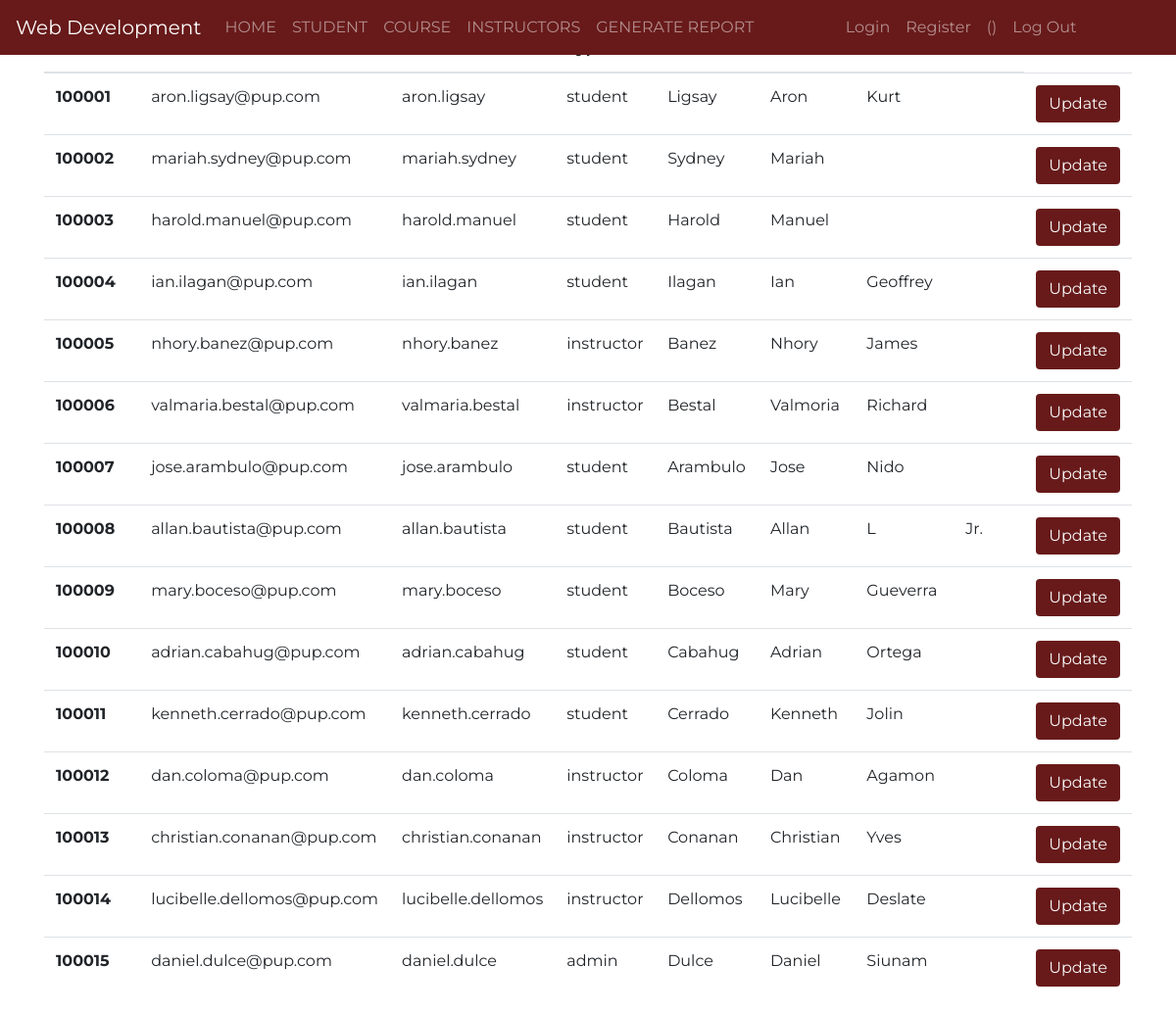
Screenshot of /user/Admin-Module.php with the database file from the repository.
### tables this page shows
CREATE TABLE `account_details` (
  `account_id` int(11) NOT NULL,
  `username` varchar(50) NOT NULL,
  `password` varchar(50) NOT NULL,
  `user_type` varchar(10) NOT NULL,
  `lastname` varchar(50) NOT NULL,
  `firstname` varchar(50) NOT NULL,
  `middlename` varchar(50) NOT NULL,
  `suffix` varchar(10) NOT NULL
);

### user/Admin-Module.php (the view, shortened to what this page needs)
<?php
require dirname(__DIR__).('../templates/connection.php');
?>
<!DOCTYPE html>
<html lang="en">
<head>
    <link rel="stylesheet" href="https://cdn.jsdelivr.net/npm/bootstrap@4.3.1/dist/css/bootstrap.min.css">
    <link rel="stylesheet" href="../assets/css/Button_Style.css">
</head>
<body>
<header>
        <?php
            require dirname(__DIR__).('../templates/navigation.php');
        ?>
</header>
    <div class="container">
        <table class="table">
            <thead>
                <tr>
                    <th scope="col">Account ID</th>
                    <th scope="col">Username</th>
                    <th scope="col">Password</th>
                    <th scope="col">User Type</th>
                    <th scope="col">Last Name</th>
                    <th scope="col">First Name</th>
                    <th scope="col">Middle Name</th>
                    <th scope="col">Suffix</th>
                </tr>
            </thead>
            <tbody>
                <?php
                $sql = "Select * from `account_details`";
                $result = mysqli_query($conn, $sql);
                if ($result) {
                    while ($row = mysqli_fetch_assoc($result)) {
                        $account_id = $row['account_id'];
                        $username = $row['username'];
                        $password = $row['password'];
                        $user_type = $row['user_type'];
                        $lastname = $row['lastname'];
                        $firstname = $row['firstname'];
                        $middlename = $row['middlename'];
                        $suffix = $row['suffix'];
                        echo ' <tr>
                    <th scope="row">' . $account_id . '</th>
                    <td>' . $username . '</td>
                    <td>' . $password . '</td>
                    <td>' . $user_type . '</td>
                    <td>' . $lastname . '</td>
                    <td>' . $firstname . '</td>
                    <td>' . $middlename . '</td>
                    <td>' . $suffix . '</td>
                    <td>
                    <button type="submit" class="btn btn"><a href="Admin-Update.php?
                    updateid='.$account_id.'" class="text-light" style="text-decoration:none">Update</a></button>
                    </td>
                    </tr>';
                    }
                }
                ?>
            </tbody>
        </table>
    </div>
</body>
</html>

### assets/css/Button_Style.css (style rules this page uses)
.btn, .btn:hover, .btn:active, .btn:visited { color: white; background-color: #681a1a !important; text-decoration: none !important; }

### user/Admin-Module.php (style rules this page uses)
body { font-family: 'Montserrat', sans-serif; }

### rows the page displays
account_details: account_id "100001", username "aron.ligsay@pup.com", password "aron.ligsay", user_type "student", lastname "Ligsay", firstname "Aron", middlename "Kurt"
account_details: account_id "100002", username "mariah.sydney@pup.com", password "mariah.sydney", user_type "student", lastname "Sydney", firstname "Mariah"
account_details: account_id "100003", username "harold.manuel@pup.com", password "harold.manuel", user_type "student", lastname "Harold", firstname "Manuel"
account_details: account_id "100004", username "ian.ilagan@pup.com", password "ian.ilagan", user_type "student", lastname "Ilagan", firstname "Ian", middlename "Geoffrey"
account_details: account_id "100005", username "nhory.banez@pup.com", password "nhory.banez", user_type "instructor", lastname "Banez", firstname "Nhory", middlename "James"
account_details: account_id "100006", username "valmaria.bestal@pup.com", password "valmaria.bestal", user_type "instructor", lastname "Bestal", firstname "Valmoria", middlename "Richard"
account_details: account_id "100007", username "jose.arambulo@pup.com", password "jose.arambulo", user_type "student", lastname "Arambulo", firstname "Jose", middlename "Nido"
account_details: account_id "100008", username "allan.bautista@pup.com", password "allan.bautista", user_type "student", lastname "Bautista", firstname "Allan", middlename "L", suffix "Jr."
account_details: account_id "100009", username "mary.boceso@pup.com", password "mary.boceso", user_type "student", lastname "Boceso", firstname "Mary", middlename "Gueverra"
account_details: account_id "100010", username "adrian.cabahug@pup.com", password "adrian.cabahug", user_type "student", lastname "Cabahug", firstname "Adrian", middlename "Ortega"
account_details: account_id "100011", username "kenneth.cerrado@pup.com", password "kenneth.cerrado", user_type "student", lastname "Cerrado", firstname "Kenneth", middlename "Jolin"
account_details: account_id "100012", username "dan.coloma@pup.com", password "dan.coloma", user_type "instructor", lastname "Coloma", firstname "Dan", middlename "Agamon"
account_details: account_id "100013", username "christian.conanan@pup.com", password "christian.conanan", user_type "instructor", lastname "Conanan", firstname "Christian", middlename "Yves"
account_details: account_id "100014", username "lucibelle.dellomos@pup.com", password "lucibelle.dellomos", user_type "instructor", lastname "Dellomos", firstname "Lucibelle", middlename "Deslate"
account_details: account_id "100015", username "daniel.dulce@pup.com", password "daniel.dulce", user_type "admin", lastname "Dulce", firstname "Daniel", middlename "Siunam"
